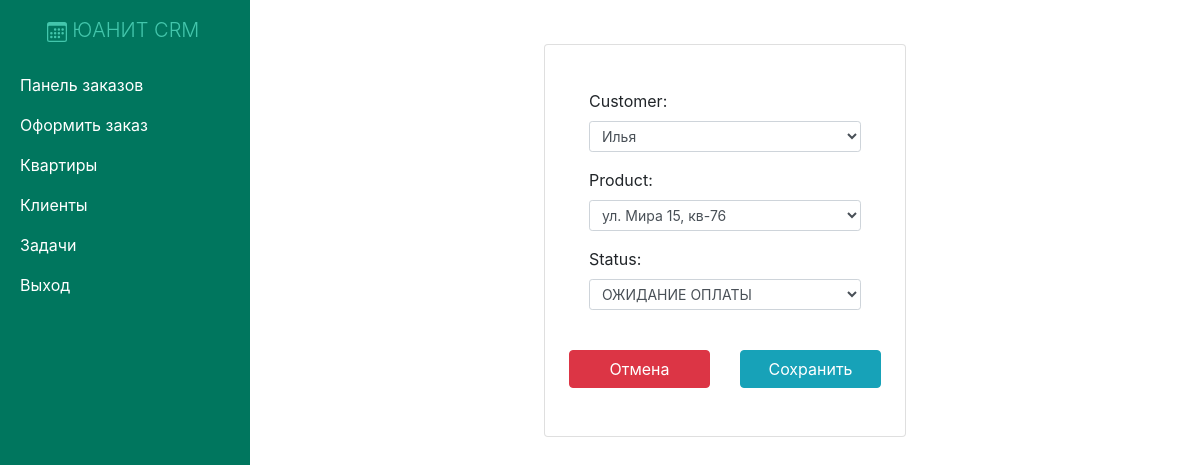
The page /update_order/3 (signed in) on the database its author committed.
### crm/models.py (models this page shows)
class Order(models.Model):
    customer = models.ForeignKey(Customer, null=True, on_delete= models.CASCADE)
    product = models.ForeignKey(Product, null=True, on_delete= models.CASCADE)
    date_created = models.DateTimeField(auto_now_add=True, null=True)
    status = models.CharField(max_length=200, null=True, choices=(
        ('ОТМЕНЕНО','ОТМЕНЕНО'),
        ('ЗАВЕРШЁН','ЗАВЕРШЁН'),
        ('ВОЗВРАТ','ВОЗВРАТ'),
        ('ОЖИДАНИЕ ОПЛАТЫ','ОЖИДАНИЕ ОПЛАТЫ'),
    ))

### crm/views.py (the view)
# urls.py: path('update_order/<str:pk>', views.update_order, name="update_order"),
@login_required
def update_order(request, pk):
    order = Order.objects.get(id=pk)
    form = Form(instance=order)
    if request.method == 'POST':
        form = Form(request.POST,instance=order)
        if form.is_valid():
            form.save()
            return redirect('/orders')
    context = {'form': form}
    return render(request,'crm/form_page.html',context)

### crm/forms.py
class Form(forms.ModelForm):
    class Meta:
        model = Order
        fields = '__all__'
        widgets={
                   "product":forms.Select(attrs={'class': "form-control form-control-sm"}),
                   "customer":forms.Select(attrs={'class': "form-control form-control-sm"}),
                   "status":forms.Select(attrs={'class': "form-control form-control-sm"}),
                }

### crm/models.py (called while the page is built)
    def __str__(self):
        return self.name

    def __str__(self):
        return self.name

### crm/templates/crm/form_page.html (shortened to what this page needs)
{% extends 'crm/main.html' %}
{% block content %}
<div class="container w-50 mt-4">
  <form action="" method="POST">
    <div class="card p-4 m-4">
      <div class="card-body">
        {{form.as_p}}
      </div>
      <div class="row">
        <div class="col">
          <button onclick="window.history.back();" class="btn btn-danger w-100 mt-1 mb-4">Отмена</button>
        </div>
        <div class="col">
          <button type="submit" name="Submit" value="Submit" class="btn btn-info w-100 mt-1 mb-4">Сохранить</button>
        </div>
      </div>
    </div>
  </form>
</div>
{% endblock content %}

### rows shown on the page
Order: customer "Илья", product "ул. Мира 15, кв-76", status "ОЖИДАНИЕ ОПЛАТЫ"
